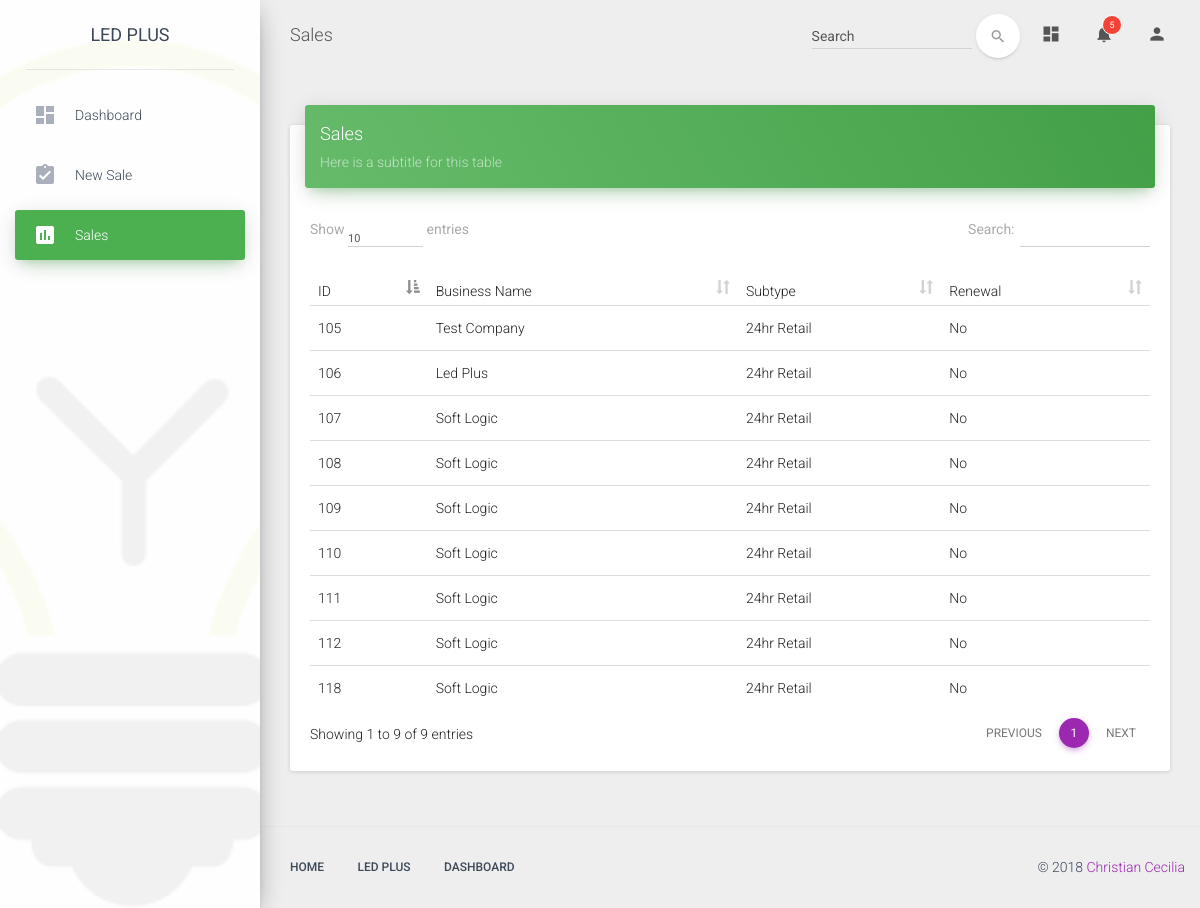
/sale/all/ (signed in), run on an earlier commit of the app's database.
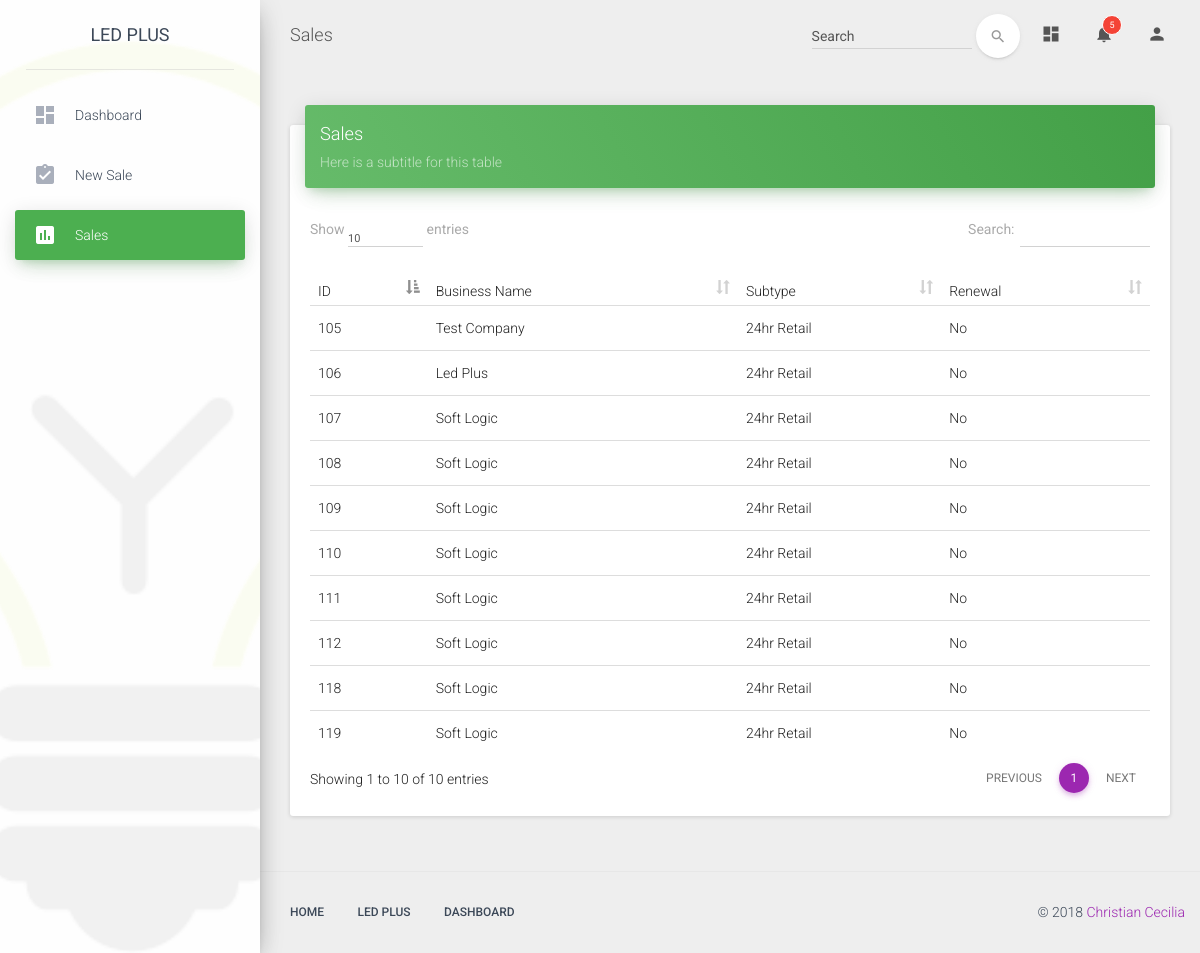
And on a later commit of the database.
### webapp/models.py (models this page shows, shortened)
class Sale(models.Model):
	BILL_TYPE = (
		('monthly', 'monthly'),
		('yearly', 'yearly')
	)
	uid = models.UUIDField(default=uuid.uuid4, editable=False, unique=True, verbose_name='Unique Identifier')
	agent = models.ForeignKey(settings.AUTH_USER_MODEL, on_delete=models.PROTECT, blank=False, null=False)
	date_created = models.DateTimeField(auto_now_add=True)
	renewal = models.BooleanField(default=False)
	business_name = models.CharField(max_length=100, blank=True, null=True)
	authorized_representative = models.CharField(max_length=100, blank=True, null=True)
	service_address = models.CharField(max_length=255, blank=True, null=True)
	service_city = models.CharField(max_length=255, blank=True, null=True)
	service_state = models.CharField(max_length=2, blank=True, null=True)
	service_zip_code = models.CharField(max_length=10, blank=True, null=True)
	subtype = models.ForeignKey(Subtype, on_delete=models.PROTECT, null=True)
	annual_hours_of_operation = models.IntegerField(default=0)
	leds = models.ManyToManyField('SaleLed')
	billing_address = models.CharField(max_length=255, blank=True, null=True)
	billing_city = models.CharField(max_length=255, blank=True, null=True)
	billing_state = models.CharField(max_length=2, blank=True, null=True)
	billing_zip_code = models.CharField(max_length=10, blank=True, null=True)
	utility = models.ForeignKey('Utility', on_delete=models.PROTECT, null=True)
	zone = models.ForeignKey('Zone', on_delete=models.PROTECT, null=True)
	service_class = models.ForeignKey('ServiceClass', on_delete=models.PROTECT, null=True)
	utility_account_number = models.CharField(max_length=255, blank=True, null=True, unique=True)
	bill_type = models.CharField(max_length=7, choices=BILL_TYPE, default='monthly')
	month_of_bill = models.CharField(max_length=2, blank=True, null=True)
	service_start_date = models.DateField(auto_now=False, auto_now_add=False, blank=True, null=True)
	bill_image = models.ImageField(upload_to='bill_images/', blank=True)
	kwh = models.IntegerField(default=0, verbose_name='kWh')
	supply_charges = models.DecimalField(max_digits=8, decimal_places=2, default=0.00)
	delivery_charges = models.DecimalField(max_digits=8, decimal_places=2, default=0.00)
	supply_rate = models.DecimalField(max_digits=6, decimal_places=5, default=0.0000)
	base_rate = models.DecimalField(max_digits=6, decimal_places=5, default=0.0000)
	logistics_adder = models.DecimalField(max_digits=6, decimal_places=5, default=0.0000)
	marketing_adder = models.DecimalField(max_digits=6, decimal_places=5, default=0.0000)
	energy_only_adder = models.DecimalField(max_digits=6, decimal_places=5, default=0)
	sales_tax = models.DecimalField(max_digits=6, decimal_places=5, default=0.0000)
	max_adder = models.DecimalField(max_digits=3, decimal_places=2, default=0.05)
	total_installation_cost = models.DecimalField(max_digits=8, decimal_places=2, default=0.00)

class Subtype(models.Model):
    name = models.CharField(max_length=254, blank=False, null=False, unique=True)
    sunday = models.IntegerField(default=0)
    monday = models.IntegerField(default=0)
    tuesday = models.IntegerField(default=0)
    wednesday = models.IntegerField(default=0)
    thursday = models.IntegerField(default=0)
    friday = models.IntegerField(default=0)
    saturday = models.IntegerField(default=0)
    total_hours_of_operation = models.IntegerField(default=0)

### webapp/views.py (the view)
# urls.py: path('sale/all/', views.HtmlRendering.sales, name='sales'),
	@login_required
	def sales(request):
		if request.user.is_staff:
			sales = Sale.objects.all()
		else:
			sales = Sale.objects.filter(agent=request.user)
		context = {
			'page': 'sales',
			'sales': sales
		}
		return render(request, 'webapp/sales.html', context)

### templates/webapp/sales.html
{% extends "webapp/base.html" %}
{% block content %}
{% load staticfiles %}
            <div class="content">
                <div class="container-fluid">
                    <div class="row">
                        <div class="col-md-12">
                            <div class="card">
                                <div class="card-header" data-background-color="green">
                                    <h4 class="title">Sales</h4>
                                    <p class="category">Here is a subtitle for this table</p>
                                </div>
                                <div class="card-content table-responsive">
                                    <table id="sales-table" class="table">
                                        <thead>
                                            <th>ID</th>
                                            <th>Business Name</th>
                                            <th>Subtype</th>
                                            <th>Renewal</th>
                                        </thead>
                                        <tbody>
                                            {% for sale in sales %}
                                                <tr>
                                                    <td>{{ sale.id }}</td>
                                                    <td>{{ sale.business_name|title }}</td>
                                                    <td>{{ sale.subtype.name }}</td>
                                                    <td>{% if sale.renewal %}Yes{% else %}No{% endif %}</td>
                                                </tr>
                                            {% endfor %}
                                        </tbody>
                                    </table>
                                </div>
                            </div>
                        </div>
                    </div>
                </div>
            </div>
{% endblock %}

What changed in the data, as far as the page shows it:
added Sale: id "119", business_name "Soft Logic", subtype.name "24hr Retail", renewal "No"
Also different on the page:
text written by a page script: "Show entries Search: Showing 1 to 9 of 9 entries PREVIOUS 1 NEXT" → "Show entries Search: Showing 1 to 10 of 10 entries PREVIOUS 1 NEXT"
